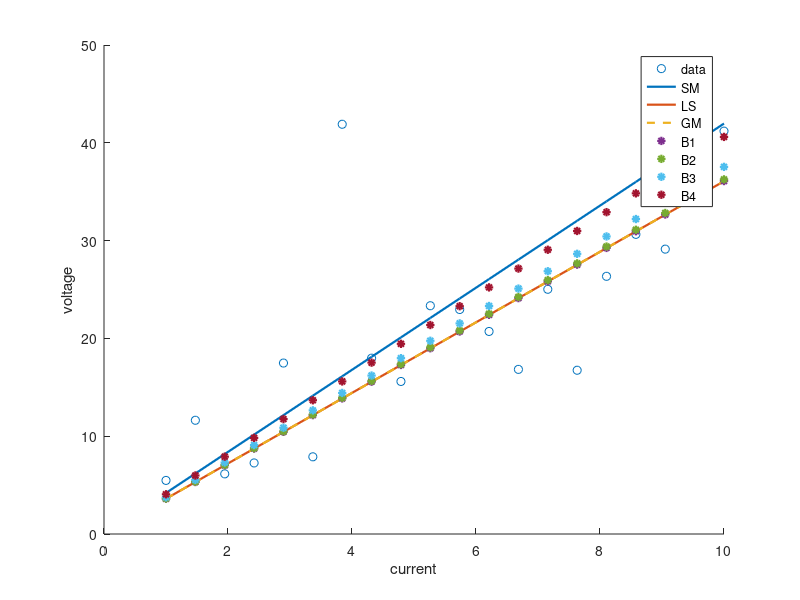

Reproduce this figure in MATLAB.


% Sample Mean estimate
% Least Squares estimate
% Gauss-Markov estimate
% Bayesian estimate

clear
close all
clc
rng("default")

%% load data
% load Resistor_data_1.mat
load Resistor_data_2.mat

% figure("Name","voltage-current")
% scatter(I, V)
% xlabel("current")
% ylabel("voltage")

%% Sample mean estimate

R = V./I;
R_SM = mean(R);
V_SM = R_SM * I;

%% Linear Squares estimate

R_LS = I\V;
V_LS = R_LS * I;

%% Gauss-Markov estimate
% considering the variance of noise
% It is the weighted least squares estimate with the weight matrix is
% variance of noise

sigma_e = 5; 
Sigma_e2 = sigma_e^2 * eye(length(I));

R_GM = inv(I'*inv(Sigma_e2)*I)* I'*inv(Sigma_e2)*V;
V_GM = R_GM * I;

%% Bayesian estimate
% theta_hat = theta_bar + Sigma_thetad*inv(Sigma_dd)*(d-d_bar)

R_bar = R_SM;
V_bar = R_bar*I;

Sigma_R2 = [10, 1, 0.1, 0.01];

for i = 1:length(Sigma_R2)
    Sigma_V2 = Sigma_R2(i) * I * I' + Sigma_e2;
    Sigma_Re = Sigma_R2(i) * I';
    R_B(i) = R_bar + Sigma_Re * inv(Sigma_V2) * (V-V_bar);
    V_B(:,i) = R_B(i) * I;
end





%% plot
figure("Name","voltage-current_SM")
hold on
scatter(I, V)
plot(I, V_SM,"LineWidth",1.6)
plot(I, V_LS,"LineWidth",1.6)
plot(I, V_GM,'--', "LineWidth",1.6)
plot(I, V_B(:,1),'*', "LineWidth",1.6)
plot(I, V_B(:,2),'*', "LineWidth",1.6)
plot(I, V_B(:,3),'*', "LineWidth",1.6)
plot(I, V_B(:,4),'*', "LineWidth",1.6)
xlabel("current")
ylabel("voltage")
legend("data","SM","LS","GM","B1","B2","B3","B4")
